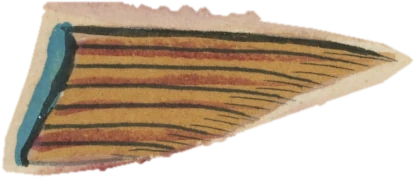
#> input picture assets/fish/abaleeuw/fin0-color.webp, 415 x 178 px
$ python -i transfer_corrections.py   (imports and definitions only)
#> lines starting #> are read from the running program, lines starting #| are printed output that depends on the picture
#!/usr/bin/env python3
"""Move a plate's hand corrections from one scan to another by registering the engraved line.

    python -I tools/transfer_corrections.py <plate id> --from <scan> --to <scan> --report out.json [--write]

Used once, to carry the corrections typed against the Commons scans over to Harvard's copy, which is
the same engraved plate on differently shrunk paper with different paint. Paint is ignored: only thin
darks are compared. Registers the whole plate to get close, then each fish on its own, since paper
distorts differently from place to place. Polygons, hinges, head and tail go through the fish's map
point by point. A body line is rebuilt, because after even a slight shear a station's top and bottom
no longer share an x, and the rig needs them to.

Maps run from the source scan to the target scan, both as printed (unrotated). A fish on a rotated
frame is taken back to as printed, mapped, and rotated again with the target's width.
--write replaces corrections/<id>.json and manifests/<id>.json; git has the old ones.
"""
import argparse, json, os, re, subprocess, sys
import numpy as np
from PIL import Image
from scipy import ndimage as ndi
from scipy.interpolate import PchipInterpolator
from skimage.feature import match_template

ROOT = os.path.dirname(os.path.dirname(os.path.abspath(__file__)))

def lines(path):
    """Thin darks only. Wash, paint and paper tone all vanish."""
#> called with path = '../assets/fish/abaleeuw/fin0-color.webp'
    g = np.asarray(Image.open(path).convert('RGB')).astype(np.float32).mean(-1)
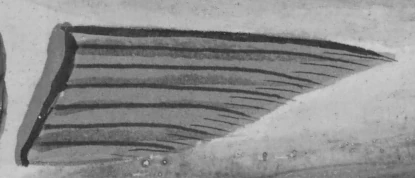
#> g: shape (178, 415) float32; min 40.67, max 209.7, mean 141.6
    hp = ndi.gaussian_filter(g, 1.0) - ndi.gaussian_filter(g, 9)
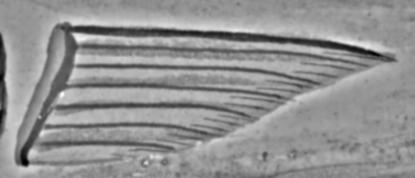
#> hp: shape (178, 415) float32; min -87, max 64.03, mean 0; drawn with min black and max white
    return np.minimum(hp, 0)
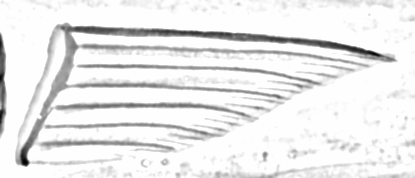
#> returned value: shape (178, 415) float32; min -87, max 0, mean -6.84; drawn with min black and max white

# [6 lines left out: function design, not called in this run]

class Map:
    """Polynomial from source px to target px, with its own centre and scale for conditioning."""
    def __init__(self, deg, c, cx, cy):
        self.deg, self.c, self.cx, self.cy = deg, c, cx, cy
    def __call__(self, xy):
        A = design(np.atleast_2d(np.asarray(xy, float)), self.deg, self.c)
        return np.stack([A @ self.cx, A @ self.cy], 1)
    def dump(self):
        return dict(deg=self.deg, c=list(map(float, self.c)), cx=self.cx.tolist(), cy=self.cy.tolist())

# [63 lines left out: functions fit, subpixel, patches, plate_map, not called in this run]

class Field:
    """A smooth map plus what is left of the paper's local warp, as a kernel over the patches that agree."""
    def __init__(self, base, src, res, sigma):
        self.base, self.src, self.res, self.sigma = base, src, res, sigma
    # [5 lines left out: function __call__, not called in this run]

SIGMA = 100

# [33 lines left out: functions inliers, fish_map, not called in this run]

# ---- moving the numbers
def to_printed(xy, r, W):
    xy = np.atleast_2d(np.asarray(xy, float))
    return np.stack([W - 1 - xy[:, 1], xy[:, 0]], 1) if r == 1 else xy

def from_printed(xy, r, W):
    return np.stack([xy[:, 1], W - 1 - xy[:, 0]], 1) if r == 1 else xy

def round1(a):
    return np.round(a, 1).tolist()

# [30 lines left out: functions move_body, move_fish, not called in this run]

def git_json(rev, path):
    return json.loads(subprocess.check_output(['git', '-C', ROOT, 'show', f'{rev}:{path}']))

# [50 lines left out: function main, not called in this run]

# [2 lines not run here, left out]

>>> result = lines('../assets/fish/abaleeuw/fin0-color.webp')
